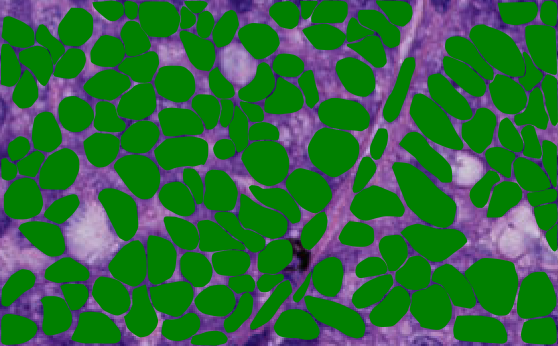
#> input picture playgrounds/mouse_example/mouse_example_ALL_STRUCTURES.png, 558 x 346 px; its folder holds 2 pictures in this run
$ python make_extra_vol_array.py
#> lines starting #> are read from the running program, lines starting #| are printed output that depends on the picture; after the words box and inside, x2 and y2 are one past the last pixel; in counts of white or black regions, pixels touching at a corner belong together
import cv2
import glob as gb
import pickle as pk

sub_directories = gb.glob("../playgrounds/*/")
ext_areas = {}
for i in sub_directories:
    name = i.split("/")[2]
    img = cv2.imread(i + f'{name}_ALL_STRUCTURES.png', 0)
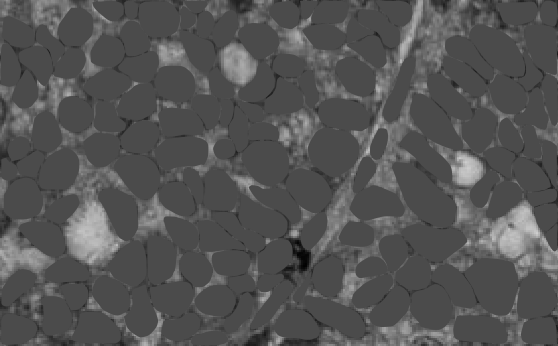
#> img: shape (346, 558); min 1, max 206, mean 84.7
    _, r = cv2.threshold(img, 75, 255, cv2.THRESH_BINARY)
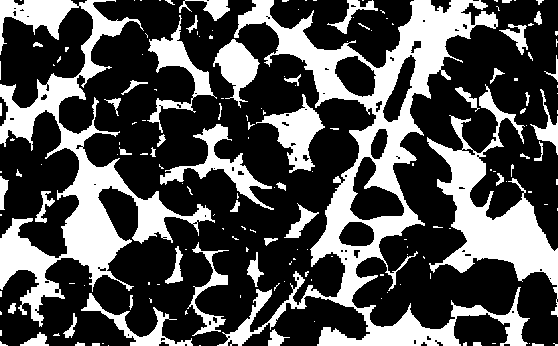
#> r: shape (346, 558); 31.8% white; 172 white regions (115 under 20 px), largest, box (x1, y1, x2, y2) and area: (217, 0, 530, 346) 21847, (0, 0, 215, 327) 15740, (427, 84, 558, 317) 8581
    n_white = cv2.countNonZero(r)
#> n_white = 61329

    fraction = (n_white / img.size)
#> fraction = 0.318
    # Dimensions
#> (the run stopped early here; a loop or call above may not have finished)
